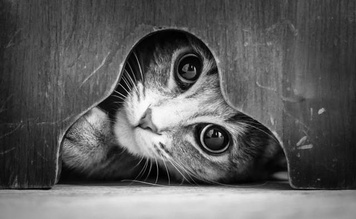
#> input picture hw2/cat.jpg, 356 x 219 px, shrunk from 640 x 394 before the run
$ python hw2.py
#> lines starting #> are read from the running program, lines starting #| are printed output that depends on the picture
import cv2
import numpy as np
import matplotlib.pyplot as plt

gray_image = cv2.imread('cat.jpg', cv2.IMREAD_GRAYSCALE)
#> gray_image is the input picture: shape (219, 356); min 0, max 254, mean 94.2
color_image = cv2.imread('landscape.jpg')
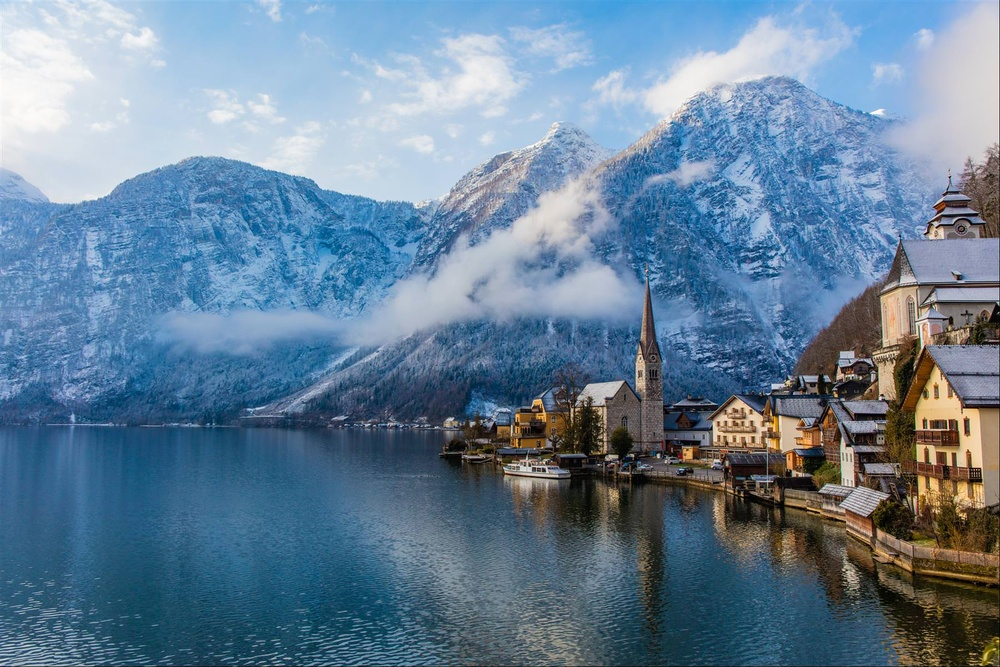
#> input picture hw2/landscape.jpg, 1000 x 667 px, shrunk from 1800 x 1200 before the run
#> color_image is the input picture: shape (667, 1000, 3); mean B, G, R 151.2, 128.7, 102.6

if gray_image is None or color_image is None:
    print("Error: Image not found!")
    exit()

### 灰階圖
equalized_gray = cv2.equalizeHist(gray_image)
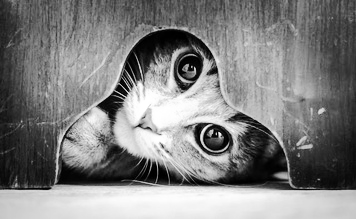
#> equalized_gray: shape (219, 356); min 0, max 255, mean 128.1

hist_gray_original = cv2.calcHist([gray_image], [0], None, [256], [0, 256])
#> hist_gray_original = 256 values, max 863 at index 64, min 0 at index 255, mean 304.5
hist_gray_equalized = cv2.calcHist([equalized_gray], [0], None, [256], [0, 256])
#> hist_gray_equalized = 256 values, max 863 at index 95, min 0 at index 14, mean 304.5

### 彩圖
gray_from_color = cv2.cvtColor(color_image, cv2.COLOR_BGR2GRAY)
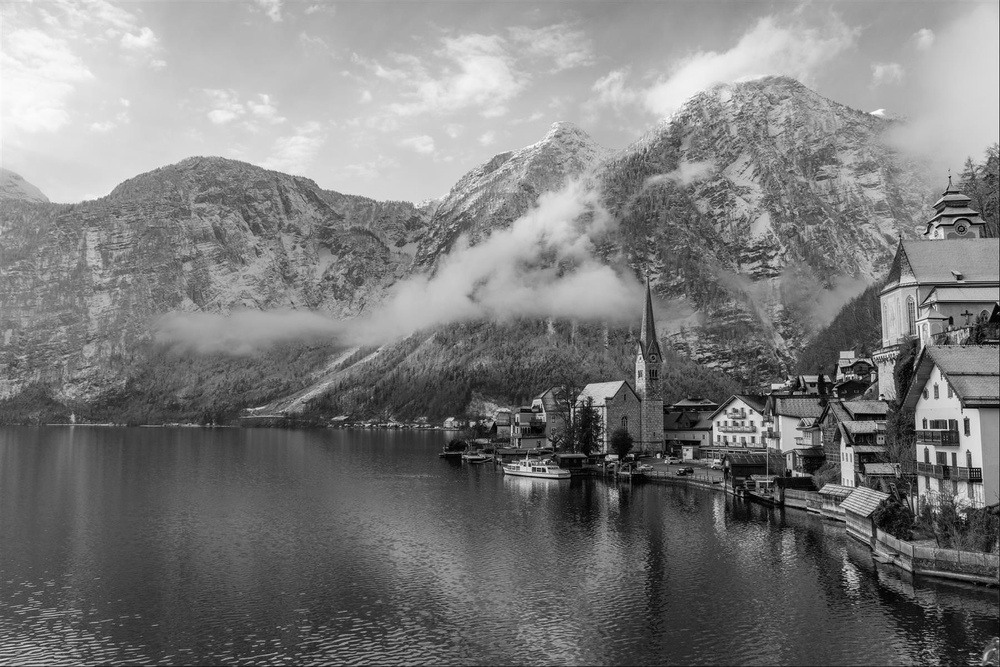
#> gray_from_color: shape (667, 1000); min 0, max 254, mean 123.4
equalized_gray_from_color = cv2.equalizeHist(gray_from_color)
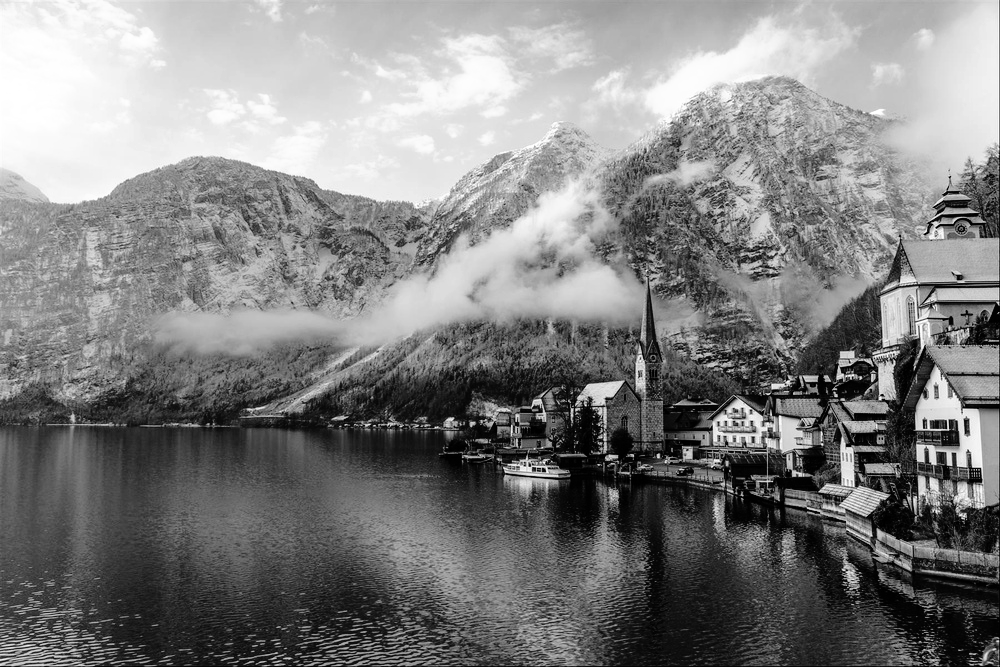
#> equalized_gray_from_color: shape (667, 1000); min 0, max 255, mean 128.1

# 避免除0
gray_from_color = np.maximum(gray_from_color, 1)

# 計算新的 RGB 值 (r’, g’, b’) = (r, g, b) * G’ / G
color_image_float = color_image.astype(np.float32)
equalized_gray_from_color_float = equalized_gray_from_color.astype(np.float32)
gray_from_color_float = gray_from_color.astype(np.float32)

new_color_image = (color_image_float * (equalized_gray_from_color_float[:, :, None] / gray_from_color_float[:, :, None]))
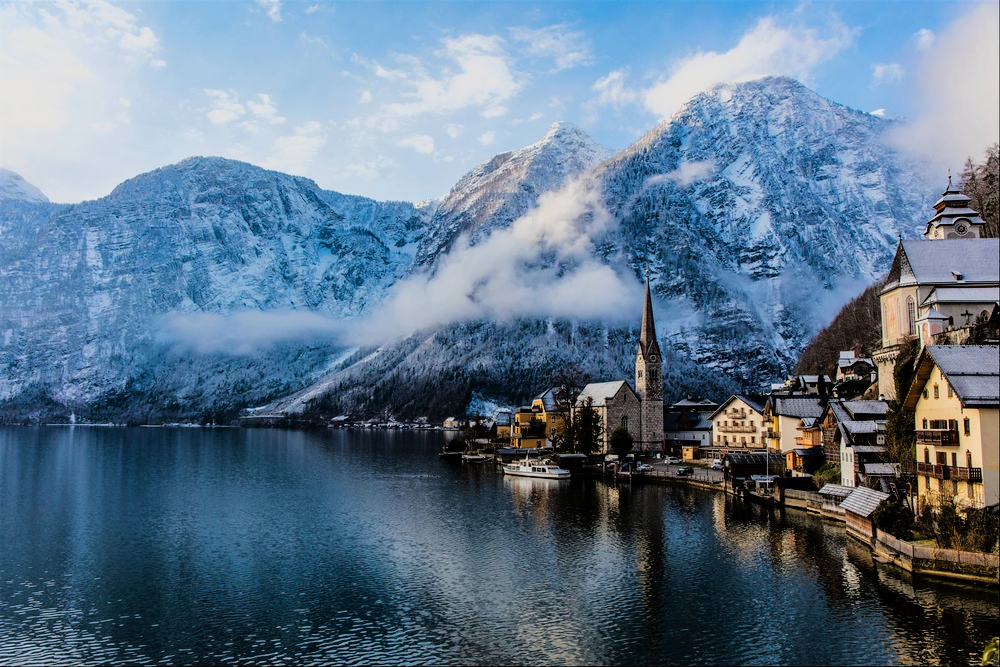
#> new_color_image: shape (667, 1000, 3) float32; mean B, G, R 156.4, 133.2, 107.3; drawn with min black and max white
new_color_image = np.clip(new_color_image, 0, 255).astype(np.uint8)
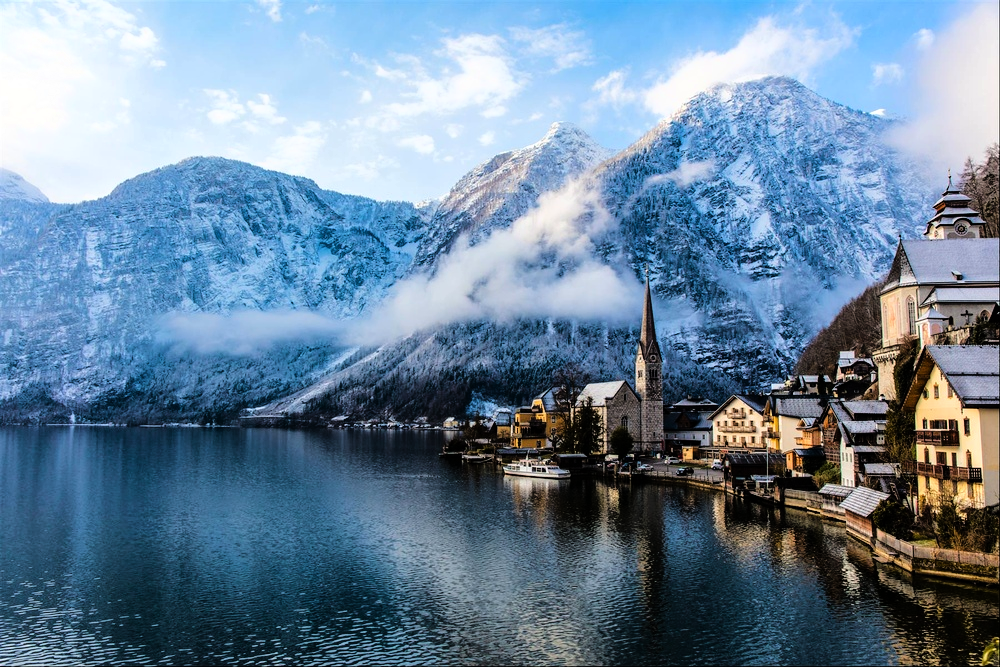
#> new_color_image: shape (667, 1000, 3); mean B, G, R 155.7, 132.8, 106.8

hist_color_original_r = cv2.calcHist([color_image], [2], None, [256], [0, 256])
#> hist_color_original_r = 256 values, max 5364 at index 49, min 21 at index 254, mean 2605.5
hist_color_original_g = cv2.calcHist([color_image], [1], None, [256], [0, 256])
#> hist_color_original_g = 256 values, max 5292 at index 92, min 2 at index 253, mean 2605.5
hist_color_original_b = cv2.calcHist([color_image], [0], None, [256], [0, 256])
#> hist_color_original_b = 256 values, max 13261 at index 228, min 7 at index 254, mean 2605.5

hist_color_equalized_r = cv2.calcHist([new_color_image], [2], None, [256], [0, 256])
#> hist_color_equalized_r = 256 values, max 5398 at index 255, min 1052 at index 248, mean 2605.5
hist_color_equalized_g = cv2.calcHist([new_color_image], [1], None, [256], [0, 256])
#> hist_color_equalized_g = 256 values, max 4188 at index 250, min 1715 at index 67, mean 2605.5
hist_color_equalized_b = cv2.calcHist([new_color_image], [0], None, [256], [0, 256])
#> hist_color_equalized_b = 256 values, max 64956 at index 255, min 1251 at index 55, mean 2605.5

plt.figure(figsize=(15, 5))

plt.subplot(2, 3, 1)
plt.title("Original Grayscale")
plt.imshow(gray_image, cmap='gray')

plt.subplot(2, 3, 2)
plt.title("Equalized Grayscale")
plt.imshow(equalized_gray, cmap='gray')

plt.subplot(2, 3, 3)
plt.title("Histogram (Grayscale)")
plt.plot(hist_gray_original, color='black', label='Original')
plt.plot(hist_gray_equalized, color='red', label='Equalized')
plt.legend()

plt.subplot(2, 3, 4)
plt.title("Original Color Image")
plt.imshow(cv2.cvtColor(color_image, cv2.COLOR_BGR2RGB))

plt.subplot(2, 3, 5)
plt.title("Equalized Color Image")
plt.imshow(cv2.cvtColor(new_color_image, cv2.COLOR_BGR2RGB))

plt.subplot(2, 3, 6)
plt.title("Histogram (Color)")
plt.plot(hist_color_original_r, color='r', linestyle='dotted', label='Original R')
plt.plot(hist_color_original_g, color='g', linestyle='dotted', label='Original G')
plt.plot(hist_color_original_b, color='b', linestyle='dotted', label='Original B')
plt.plot(hist_color_equalized_r, color='r', label='Equalized R')
plt.plot(hist_color_equalized_g, color='g', label='Equalized G')
plt.plot(hist_color_equalized_b, color='b', label='Equalized B')
plt.legend()

plt.tight_layout()
plt.show()
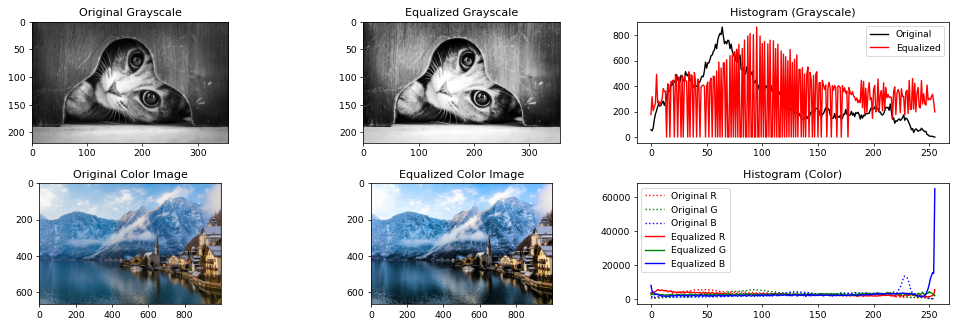
#> figure drawn by matplotlib, 6 panels; panel 3: curve peaks at x = 64, y = 863; panel 3: curve peaks at x = 95, y = 863; panel 6: curve peaks at x = 49, y = 5364; panel 6: curve peaks at x = 92, y = 5292

cv2.imwrite('equalized_cat.jpg', equalized_gray)
cv2.imwrite('equalized_landscape.jpg', new_color_image)
